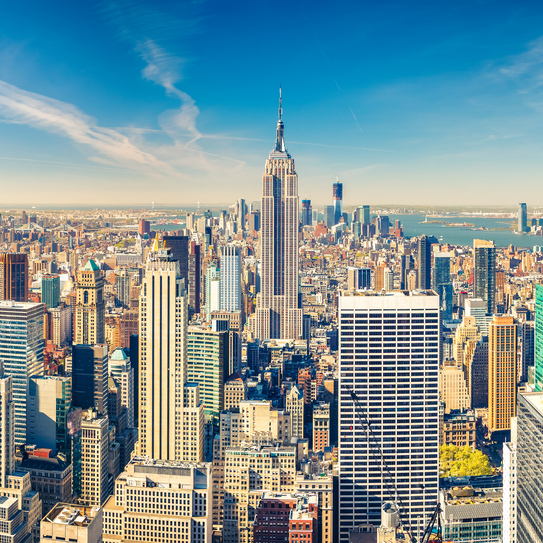
#> input picture datas/NYC.jpg, 543 x 543 px
$ python bulaniklastirma.py
#> lines starting #> are read from the running program, lines starting #| are printed output that depends on the picture
# -*- coding: utf-8 -*-
"""
Created on Thu Aug 29 11:28:51 2024

@author: Doğukan
"""

import cv2
import matplotlib.pyplot as plt
import numpy as np
import warnings

warnings.filterwarnings("ignore")

def gaussianNoise(image):
    """
    Giriş görüntüsüne Gauss gürültüsü ekleyen fonksiyon.
    """
    row, col, ch = image.shape
    mean = 0
    var = 0.05
    sigma = var ** 0.5  # Sigma, varyansın kareköküdür

    gauss = np.random.normal(mean, sigma, (row, col, ch))
    noisy = image + gauss

    return noisy

# Görüntüyü yükle
img = cv2.imread("datas/NYC.jpg")
#> img is the input picture: shape (543, 543, 3); mean B, G, R 150.2, 146.3, 122.6

# Görüntüyü RGB formatına dönüştür
img = cv2.cvtColor(img, cv2.COLOR_BGR2RGB)

# Orijinal görüntüyü göster
plt.figure()
plt.imshow(img)
plt.axis("off")
plt.title("Orijinal")
plt.show()

# Ortalama Bulanıklaştırma Yöntemi
dst2 = cv2.blur(img, ksize=(3, 3))
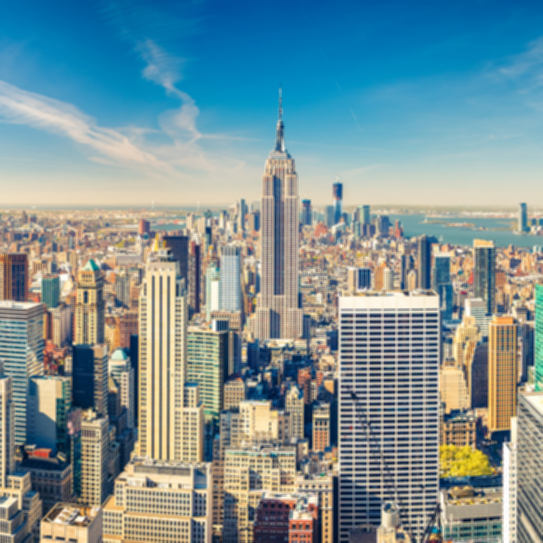
#> dst2: shape (543, 543, 3); mean R, G, B 122.7, 146.3, 150.2
plt.figure()
plt.imshow(dst2)
plt.axis("off")
plt.title("Ortalama Bulanıklık")
plt.show()

# Gaussian Blur
gb = cv2.GaussianBlur(img, ksize=(3, 3), sigmaX=7)
plt.figure()
plt.imshow(gb)
plt.axis("off")
plt.title("Gaussian Blur")
plt.show()

# Medyan Blur
mb = cv2.medianBlur(img, ksize=3)
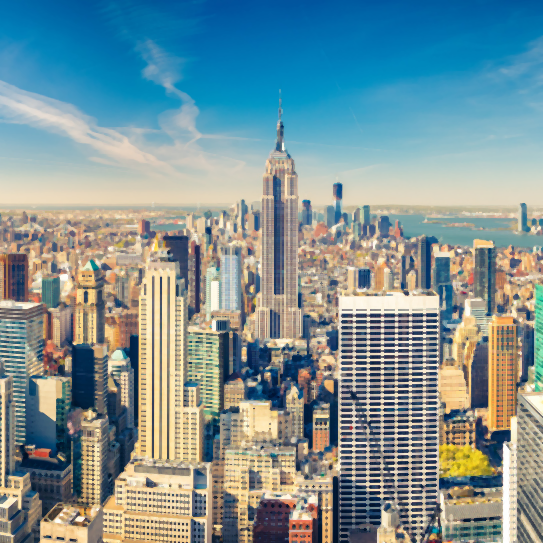
#> mb: shape (543, 543, 3); mean R, G, B 124.2, 146.9, 150
plt.figure()
plt.imshow(mb)
plt.axis("off")
plt.title("Medyan Blur")
plt.show()

# Gaussian gürültüsü ekle ve sonucu göster
gaussianNoisyImage = gaussianNoise(img)
plt.figure()
plt.imshow(gaussianNoisyImage)
plt.axis("off")
plt.title("Gaussian Noise")
plt.show()
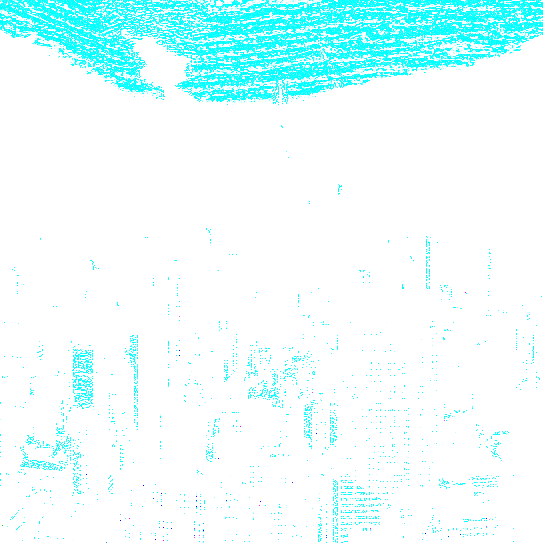
#> shown: shape (543, 543, 3) float64; mean R, G, B 0.906, 1, 1


def saltPepperNoise(image):
    row, col, ch = image.shape
#> row = 543; col = 543; ch = 3
    s_vs_p = 0.5
    amount = 0.004
    noisy = np.copy(image)

    # Salt (beyaz) ekleme
    num_salt = np.ceil(amount * image.size * s_vs_p)
#> num_salt = 1770
    coords = [np.random.randint(0, i, int(num_salt)) for i in image.shape[:2]]
    noisy[tuple(coords)] = 1

    # Pepper (siyah) ekleme
    num_pepper = np.ceil(amount * image.size * (1 - s_vs_p))
#> num_pepper = 1770
    coords = [np.random.randint(0, i, int(num_pepper)) for i in image.shape[:2]]
    noisy[tuple(coords)] = 0
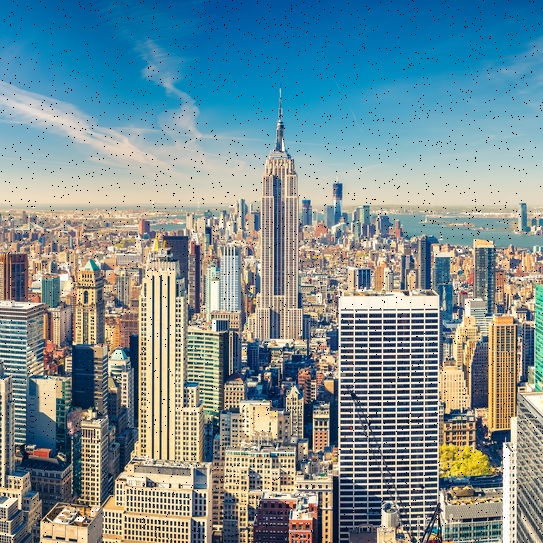
#> noisy: shape (543, 543, 3); mean R, G, B 121.2, 144.6, 148.5

    return noisy

# Salt and Pepper gürültüsü ekle

spImage = saltPepperNoise(img)
plt.figure(),plt.imshow(spImage),plt.axis("off"),plt.title("SP Image")


# Medyan Blur
mb = cv2.medianBlur(spImage, ksize=3)
plt.figure()
plt.imshow(mb)
plt.axis("off")
plt.title("Medyan Blur")
plt.show()

$ run again, with datas/esikleme_img1.JPG copied over datas/NYC.jpg
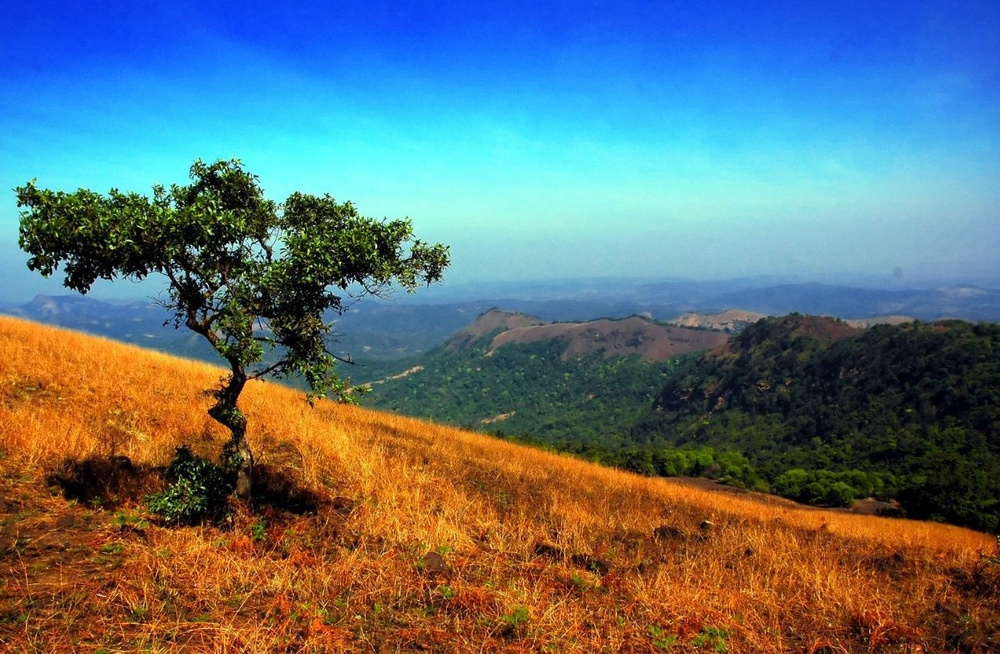
#> input picture datas/esikleme_img1.JPG, 1000 x 654 px, shrunk from 1278 x 836 before the run
#> img is the input picture: shape (654, 1000, 3); mean B, G, R 119, 113.4, 96
#> `plt.show()`:
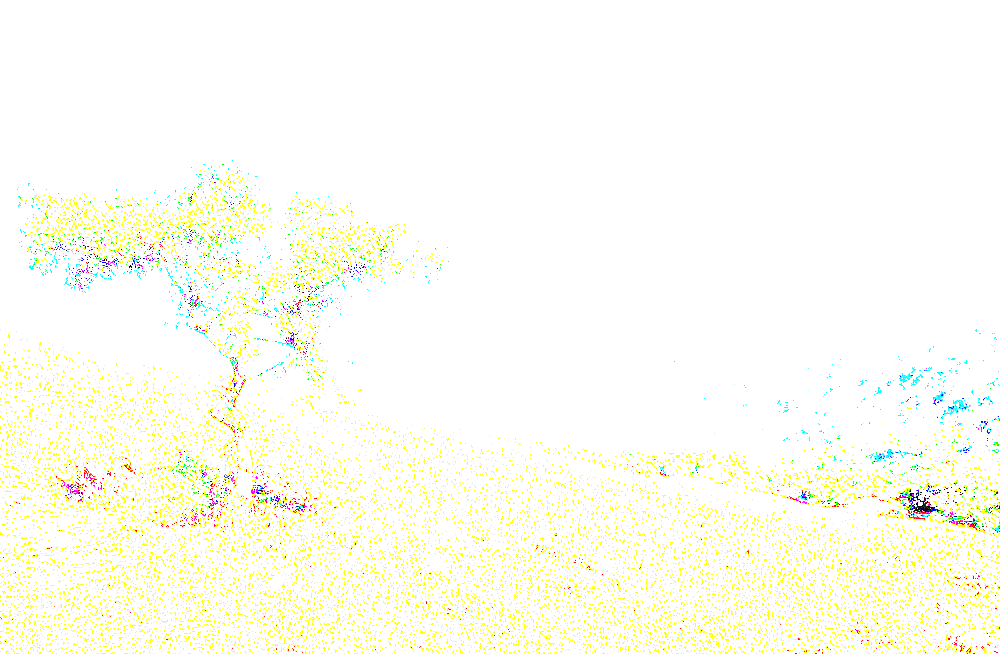
#> shown: shape (654, 1000, 3) float64; mean R, G, B 0.994, 0.996, 0.949
#> in saltPepperNoise, `noisy[tuple(coords)] = 0`:
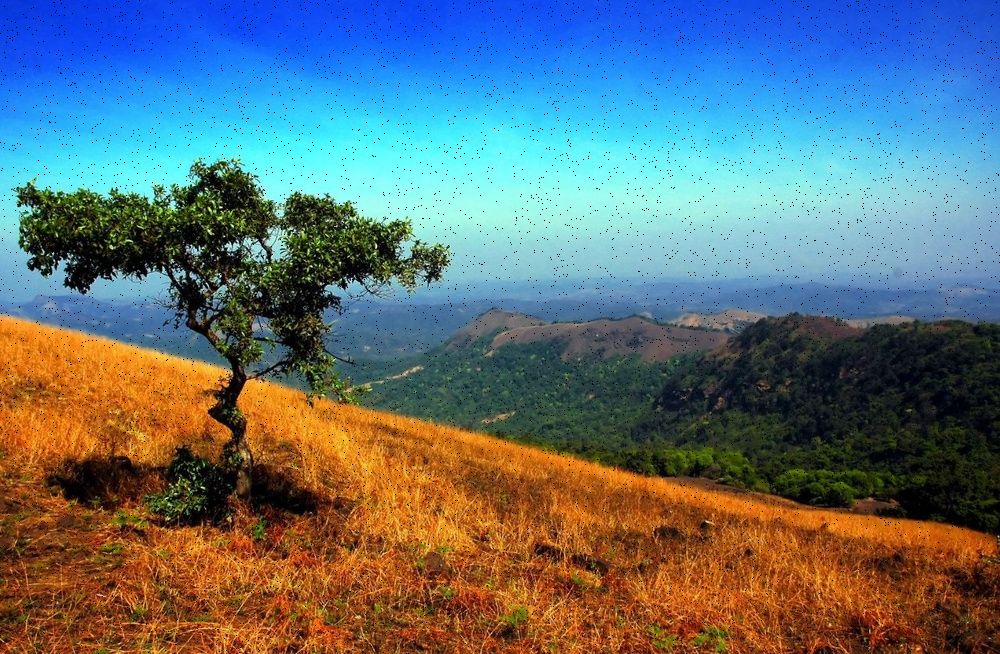
#> noisy: shape (654, 1000, 3); mean R, G, B 94.9, 112.1, 117.6
